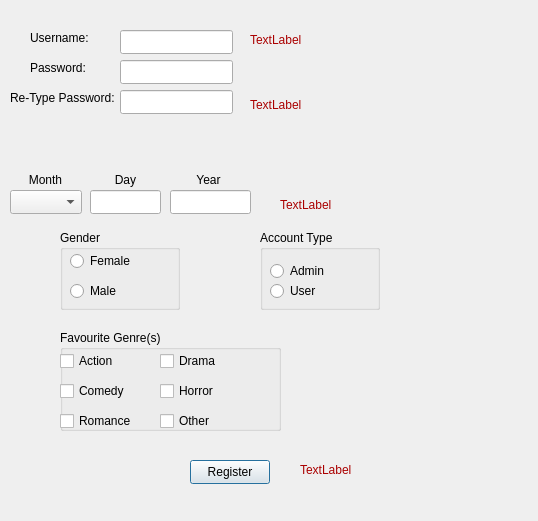
<?xml version="1.0" encoding="UTF-8"?>
<ui version="4.0">
 <class>RegisterWindow</class>
 <widget class="QDialog" name="RegisterWindow">
  <property name="geometry">
   <rect>
    <x>0</x>
    <y>0</y>
    <width>538</width>
    <height>521</height>
   </rect>
  </property>
  <property name="windowTitle">
   <string>Dialog</string>
  </property>
  <widget class="QLabel" name="label">
   <property name="geometry">
    <rect>
     <x>30</x>
     <y>30</y>
     <width>61</width>
     <height>16</height>
    </rect>
   </property>
   <property name="text">
    <string>Username: </string>
   </property>
  </widget>
  <widget class="QLabel" name="label_2">
   <property name="geometry">
    <rect>
     <x>30</x>
     <y>60</y>
     <width>61</width>
     <height>16</height>
    </rect>
   </property>
   <property name="text">
    <string>Password: </string>
   </property>
  </widget>
  <widget class="QLabel" name="label_3">
   <property name="geometry">
    <rect>
     <x>10</x>
     <y>90</y>
     <width>111</width>
     <height>16</height>
    </rect>
   </property>
   <property name="text">
    <string>Re-Type Password: </string>
   </property>
  </widget>
  <widget class="QLineEdit" name="register_username">
   <property name="geometry">
    <rect>
     <x>120</x>
     <y>30</y>
     <width>113</width>
     <height>24</height>
    </rect>
   </property>
  </widget>
  <widget class="QLineEdit" name="register_pass">
   <property name="geometry">
    <rect>
     <x>120</x>
     <y>60</y>
     <width>113</width>
     <height>24</height>
    </rect>
   </property>
   <property name="echoMode">
    <enum>QLineEdit::Password</enum>
   </property>
  </widget>
  <widget class="QLineEdit" name="register_pass_2">
   <property name="geometry">
    <rect>
     <x>120</x>
     <y>90</y>
     <width>113</width>
     <height>24</height>
    </rect>
   </property>
   <property name="echoMode">
    <enum>QLineEdit::Password</enum>
   </property>
  </widget>
  <widget class="QComboBox" name="month">
   <property name="geometry">
    <rect>
     <x>10</x>
     <y>190</y>
     <width>72</width>
     <height>24</height>
    </rect>
   </property>
   <item>
    <property name="text">
     <string/>
    </property>
   </item>
   <item>
    <property name="text">
     <string>Jan</string>
    </property>
   </item>
   <item>
    <property name="text">
     <string>Feb</string>
    </property>
   </item>
   <item>
    <property name="text">
     <string>March</string>
    </property>
   </item>
   <item>
    <property name="text">
     <string>April</string>
    </property>
   </item>
   <item>
    <property name="text">
     <string>May</string>
    </property>
   </item>
   <item>
    <property name="text">
     <string>Jun</string>
    </property>
   </item>
   <item>
    <property name="text">
     <string>Jul</string>
    </property>
   </item>
   <item>
    <property name="text">
     <string>Aug</string>
    </property>
   </item>
   <item>
    <property name="text">
     <string>Sep</string>
    </property>
   </item>
   <item>
    <property name="text">
     <string>Nov</string>
    </property>
   </item>
   <item>
    <property name="text">
     <string>Dec</string>
    </property>
   </item>
  </widget>
  <widget class="QLineEdit" name="day">
   <property name="geometry">
    <rect>
     <x>90</x>
     <y>190</y>
     <width>71</width>
     <height>24</height>
    </rect>
   </property>
  </widget>
  <widget class="QLineEdit" name="year">
   <property name="geometry">
    <rect>
     <x>170</x>
     <y>190</y>
     <width>81</width>
     <height>24</height>
    </rect>
   </property>
  </widget>
  <widget class="QLabel" name="label_5">
   <property name="geometry">
    <rect>
     <x>10</x>
     <y>170</y>
     <width>71</width>
     <height>20</height>
    </rect>
   </property>
   <property name="text">
    <string>&lt;html&gt;&lt;head/&gt;&lt;body&gt;&lt;p align=&quot;center&quot;&gt;Month&lt;/p&gt;&lt;/body&gt;&lt;/html&gt;</string>
   </property>
  </widget>
  <widget class="QLabel" name="label_6">
   <property name="geometry">
    <rect>
     <x>90</x>
     <y>170</y>
     <width>71</width>
     <height>20</height>
    </rect>
   </property>
   <property name="text">
    <string>&lt;html&gt;&lt;head/&gt;&lt;body&gt;&lt;p align=&quot;center&quot;&gt;Day&lt;/p&gt;&lt;/body&gt;&lt;/html&gt;</string>
   </property>
  </widget>
  <widget class="QLabel" name="label_7">
   <property name="geometry">
    <rect>
     <x>168</x>
     <y>170</y>
     <width>81</width>
     <height>20</height>
    </rect>
   </property>
   <property name="text">
    <string>&lt;html&gt;&lt;head/&gt;&lt;body&gt;&lt;p align=&quot;center&quot;&gt;Year&lt;/p&gt;&lt;/body&gt;&lt;/html&gt;</string>
   </property>
  </widget>
  <widget class="QGroupBox" name="groupBox_gender">
   <property name="geometry">
    <rect>
     <x>60</x>
     <y>230</y>
     <width>120</width>
     <height>80</height>
    </rect>
   </property>
   <property name="title">
    <string>Gender</string>
   </property>
   <widget class="QRadioButton" name="female">
    <property name="geometry">
     <rect>
      <x>10</x>
      <y>20</y>
      <width>91</width>
      <height>22</height>
     </rect>
    </property>
    <property name="text">
     <string>Female</string>
    </property>
   </widget>
   <widget class="QRadioButton" name="male">
    <property name="geometry">
     <rect>
      <x>10</x>
      <y>50</y>
      <width>91</width>
      <height>22</height>
     </rect>
    </property>
    <property name="text">
     <string>Male</string>
    </property>
   </widget>
  </widget>
  <widget class="QGroupBox" name="groupBox_acctype">
   <property name="geometry">
    <rect>
     <x>260</x>
     <y>230</y>
     <width>120</width>
     <height>80</height>
    </rect>
   </property>
   <property name="title">
    <string>Account Type</string>
   </property>
   <widget class="QRadioButton" name="admin">
    <property name="geometry">
     <rect>
      <x>10</x>
      <y>30</y>
      <width>91</width>
      <height>22</height>
     </rect>
    </property>
    <property name="text">
     <string>Admin</string>
    </property>
   </widget>
   <widget class="QRadioButton" name="user">
    <property name="geometry">
     <rect>
      <x>10</x>
      <y>50</y>
      <width>91</width>
      <height>22</height>
     </rect>
    </property>
    <property name="text">
     <string>User</string>
    </property>
   </widget>
  </widget>
  <widget class="QGroupBox" name="genre">
   <property name="geometry">
    <rect>
     <x>60</x>
     <y>330</y>
     <width>221</width>
     <height>101</height>
    </rect>
   </property>
   <property name="title">
    <string>Favourite Genre(s)</string>
   </property>
   <widget class="QCheckBox" name="action">
    <property name="geometry">
     <rect>
      <x>0</x>
      <y>20</y>
      <width>77</width>
      <height>22</height>
     </rect>
    </property>
    <property name="text">
     <string>Action</string>
    </property>
   </widget>
   <widget class="QCheckBox" name="drama">
    <property name="geometry">
     <rect>
      <x>100</x>
      <y>20</y>
      <width>77</width>
      <height>22</height>
     </rect>
    </property>
    <property name="text">
     <string>Drama</string>
    </property>
   </widget>
   <widget class="QCheckBox" name="comedy">
    <property name="geometry">
     <rect>
      <x>0</x>
      <y>50</y>
      <width>77</width>
      <height>22</height>
     </rect>
    </property>
    <property name="text">
     <string>Comedy</string>
    </property>
   </widget>
   <widget class="QCheckBox" name="horror">
    <property name="geometry">
     <rect>
      <x>100</x>
      <y>50</y>
      <width>77</width>
      <height>22</height>
     </rect>
    </property>
    <property name="text">
     <string>Horror</string>
    </property>
   </widget>
   <widget class="QCheckBox" name="romantic">
    <property name="geometry">
     <rect>
      <x>0</x>
      <y>80</y>
      <width>77</width>
      <height>22</height>
     </rect>
    </property>
    <property name="text">
     <string>Romance</string>
    </property>
   </widget>
   <widget class="QCheckBox" name="other">
    <property name="geometry">
     <rect>
      <x>100</x>
      <y>80</y>
      <width>77</width>
      <height>22</height>
     </rect>
    </property>
    <property name="text">
     <string>Other</string>
    </property>
   </widget>
  </widget>
  <widget class="QPushButton" name="reg_reg">
   <property name="geometry">
    <rect>
     <x>190</x>
     <y>460</y>
     <width>80</width>
     <height>24</height>
    </rect>
   </property>
   <property name="text">
    <string>Register</string>
   </property>
  </widget>
  <widget class="QLabel" name="register_status">
   <property name="geometry">
    <rect>
     <x>300</x>
     <y>460</y>
     <width>211</width>
     <height>21</height>
    </rect>
   </property>
   <property name="text">
    <string>&lt;html&gt;&lt;head/&gt;&lt;body&gt;&lt;p&gt;&lt;span style=&quot; color:#aa0000;&quot;&gt;TextLabel&lt;/span&gt;&lt;/p&gt;&lt;/body&gt;&lt;/html&gt;</string>
   </property>
  </widget>
  <widget class="QLabel" name="year_status">
   <property name="geometry">
    <rect>
     <x>280</x>
     <y>190</y>
     <width>201</width>
     <height>31</height>
    </rect>
   </property>
   <property name="text">
    <string>&lt;html&gt;&lt;head/&gt;&lt;body&gt;&lt;p&gt;&lt;span style=&quot; color:#aa0000;&quot;&gt;TextLabel&lt;/span&gt;&lt;/p&gt;&lt;/body&gt;&lt;/html&gt;</string>
   </property>
  </widget>
  <widget class="QLabel" name="password_stat">
   <property name="geometry">
    <rect>
     <x>250</x>
     <y>90</y>
     <width>231</width>
     <height>31</height>
    </rect>
   </property>
   <property name="text">
    <string>&lt;html&gt;&lt;head/&gt;&lt;body&gt;&lt;p&gt;&lt;span style=&quot; color:#aa0000;&quot;&gt;TextLabel&lt;/span&gt;&lt;/p&gt;&lt;/body&gt;&lt;/html&gt;</string>
   </property>
  </widget>
  <widget class="QLabel" name="username_stat">
   <property name="geometry">
    <rect>
     <x>250</x>
     <y>30</y>
     <width>271</width>
     <height>21</height>
    </rect>
   </property>
   <property name="text">
    <string>&lt;html&gt;&lt;head/&gt;&lt;body&gt;&lt;p&gt;&lt;span style=&quot; color:#aa0000;&quot;&gt;TextLabel&lt;/span&gt;&lt;/p&gt;&lt;/body&gt;&lt;/html&gt;</string>
   </property>
  </widget>
 </widget>
 <resources/>
 <connections/>
</ui>
